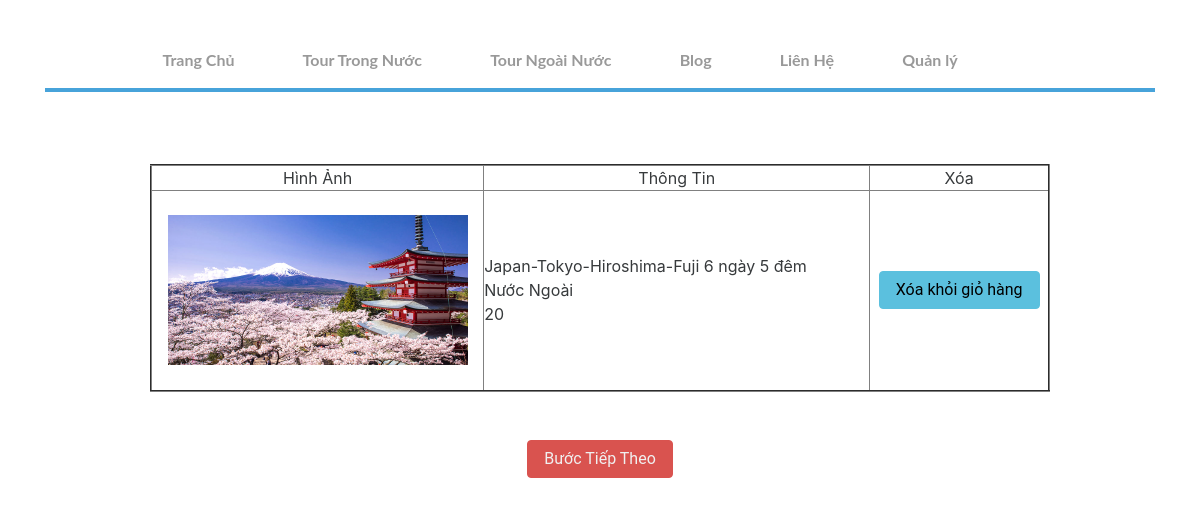
The page /cart.php?id=2000000001 on the database its author committed.
### tables this page shows
CREATE TABLE `tour_details` (
  `ID` int(10) NOT NULL,
  `START` date NOT NULL,
  `END` date NOT NULL,
  `HOTEL_NAME` varchar(100) DEFAULT 'ĐANG CẬP NHẬT',
  `VEHICLE` varchar(30) NOT NULL,
  `CHILD_PRICE` float NOT NULL,
  `ADULT_PRICE` float NOT NULL,
  `TOUR_PROGRAM` text
);

CREATE TABLE `tours` (
  `ID` int(10) NOT NULL,
  `NAME` varchar(100) NOT NULL,
  `KIND_TOUR` varchar(50) NOT NULL,
  `MAX_PEOPLE` tinyint(4) NOT NULL,
  `IMAGE` varchar(255) DEFAULT NULL
);

### cart.php (the view, shortened to what this page needs)
<!DOCTYPE html>
<html>
<head>
	<link rel="stylesheet" href="vendor/bootstrap.css">
	<link rel="stylesheet" href="vendor/angular-material.min.css">
	<link rel="stylesheet" href="vendor/font-awesome.css">
	<link rel="stylesheet" type="text/css" href="css/1.css">
	<link rel="stylesheet" type="text/css" href="css/default.css" />
	<link rel="stylesheet" type="text/css" href="css/component.css" />
	<link rel="stylesheet" type="text/css" href="css/cart.css" />
</head>
<?php
	include("connection.php");
?>
<body>
	<div class="container menu">
		<div class="main">
			<nav id="ttw-hrmenu" class="ttw-hrmenu">
				<ul>
					<li>
						<a href="#">Trang Chủ</a>
					</li>
					<li>
						<a href="#">Tour Trong Nước</a>
					</li>
					<li>
						<a href="#">Tour Ngoài Nước</a>
					</li>
					<li>
						<a href="#">Blog</a>
						</li>
						<li>
							<a href="#">Liên Hệ</a>
						</li>
						<li>
							<a href="#">Quản lý</a>
						</li>
					</ul>
				</nav>
			</div>
		</div>
		<br><br><br>
		<div class="container" align="center">
			<form method="post" action="cart.php">
				<?php
					$dem=0;
					foreach($_SESSION as $ma => $gt)
					{
						$kt= substr($ma,0,5);
						if($kt=='cart_' && $gt > 0)
							$dem+=1;
					}
					if($dem==0)
					{
				?>
					<img src="images/giohang.png" style="width: 400px; height: 350px">
					<p align="center">Giỏ Hàng Trống !</p>
				<?php
					}
				else
				{
				?>
				<table align="center" width="900px"  border="2px">
					<tbody>
						<tr>
							<td width="300px" align="center">Hình Ảnh</td>
							<td width="350px" align="center">Thông Tin</td>
							<td  align="center">Xóa</td>
						</tr>
<?php
foreach($_SESSION as $key => $value)
{
	if($value > 0)
	{
		$cdai= strlen($key);
		$lay_id = substr($key,5,$cdai-5);
		$sql = "SELECT * FROM `tours`,`tour_details` WHERE `tours`.`ID`=`tour_details`.`ID` and `tour_details`.`ID`='$lay_id'";
		$tours= $connect->query($sql);
		?>
		<tr>
			<?php
			foreach($tours as $dong)
			{
				?>
				<td height="200px" align="center">
					<img src="images/<?php echo $dong['IMAGE'] ?>" style="width: 300px; height: 150px">
				</td>
				<td>
					<?php echo $dong['NAME'].'</br>';
					echo $dong['KIND_TOUR'].'</br>';
					echo $dong['MAX_PEOPLE'].'</br>';?>
				</td>
				<td width="150px" align="center">
					<?php $keydelete ='cart_'.$dong['ID'];
					$ptchon ='chon_ck'.$dong['ID']?>
					<button class="btn btn-info">
						<a style="color: black" href="cartdelete.php?id=<?php echo $keydelete; ?>&ptxoa=<?php echo $ptchon; ?>">Xóa khỏi giỏ hàng</a>
					</button>
				</td>
			</tr>
			<?php
		}
	}
						}
						?>
				</tbody>
			</table>
			<button name="buoctiep" class="btn btn-danger">
				<a href="dangkitour.php?">Bước Tiếp Theo</a>
			</button>
			<?php
				}
			?>
		</form>
	</div>
</body>
</html>

### css/1.css (style rules this page uses)
* { margin: 0; padding: 0; }
*,*:after,*:before { box-sizing:border-box; -moz-box-sizing:border-box; -webkit-box-sizing:border-box; }
a,a:visited { color:#fff }
a { text-decoration: none; -webkit-transition: all .2s linear; -moz-transition: all .2s linear; -ms-transition: all .2s linear; -o-transition: all .2s linear; transition: all .2s linear; }

### css/default.css (style rules this page uses)
body, html { font-size: 100%; padding: 0; margin: 0; }
*, *:after, *:before { -webkit-box-sizing: border-box; -moz-box-sizing: border-box; box-sizing: border-box; }
.main { font-family: 'Lato', Calibri, Arial, sans-serif; color: #47a3da; }
a { color: #f0f0f0; text-decoration: none; }

### css/component.css (style rules this page uses)
.ttw-hrmenu { width: 100%; margin-top: 2em; border-bottom: 4px solid #47a3da; }
.ttw-hrmenu ul { margin: 0; padding: 0; list-style-type: none; }
.ttw-hrmenu > ul, .ttw-hrmenu .ttw-hrsub-inner { width: 90%; max-width: 70em; margin: 0 auto; padding: 0 1.875em; }
.ttw-hrmenu > ul > li { display: inline-block; }
.ttw-hrmenu > ul > li > a { font-weight: 700; padding: 1em 2em; color: #999; display: inline-block; }

### rows shown on the page
tour_details: ID.IMAGE (picture), ID.NAME "Japan-Tokyo-Hiroshima-Fuji 6 ngày 5 đêm", ID.KIND_TOUR "Nước Ngoài", ID.MAX_PEOPLE "20"
